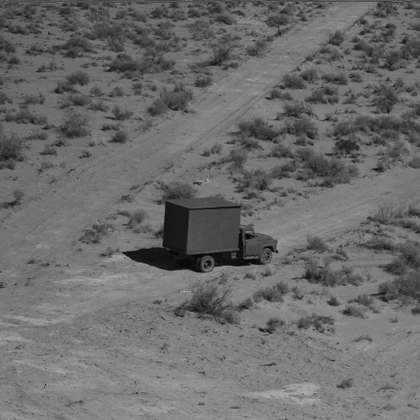
%> input picture Semana 6/car.tiff, 420 x 420 px, shrunk from 512 x 512 before the run
$ octave --eval "passa_altas('car.tiff');"   (GNU Octave 9; MATLAB toolbox functions it lacks are replaced by stand-ins)
%> lines starting %> are read from the running program, lines starting %| are printed output that depends on the picture; in (x1, y1, x2, y2) boxes, pixels count from 0 and x2, y2 are one past the last pixel; in counts of white or black regions, pixels touching at a corner belong together; the program's own positions count from 1
### Semana 6/filtra.m
function filtra(imagem, mascara)
  img = imread(imagem);
  transformada = fft2(img);

  transformada_centrada = fftshift(transformada);

  espectro = log(abs(transformada_centrada) + 1);
  [~, nome_base, ~] = fileparts(imagem);
  espectro_nome = sprintf('espectro_%s.png', nome_base);
  imwrite(mat2gray(espectro), espectro_nome);

  transformada_filtrada = transformada_centrada .* mascara;

  transformada_descentralizada = ifftshift(transformada_filtrada);

  inversa = ifft2(transformada_descentralizada);
  img_filtrada = abs(inversa);

  figure;
  imshow(mat2gray(img_filtrada), []);
  title('Imagem Filtrada');

  img_filtrada_nome = sprintf('filtrada_%s.png', nome_base);
  imwrite(mat2gray(img_filtrada), img_filtrada_nome);

  img_filtrada = img_filtrada_nome;
end

### Semana 6/passa_altas.m
function passa_altas(imagem)
%> called with imagem = 'car.tiff'
  img = imread(imagem);
%> img is the input picture: size 420x420 uint8; min 2, max 197, mean 107.1
  [rows, cols] = size(img);
%> rows = 420; cols = 420

  centro_x = cols / 2;
%> centro_x = 210
  centro_y = rows / 2;
%> centro_y = 210

  raio = 50;

  mascara = zeros(rows, cols);
  for y = 1:rows
    for x = 1:cols
      distancia = sqrt((x - centro_x)^2 + (y - centro_y)^2);
      if distancia >= raio
        mascara(y, x) = 1;
      end
    end
  end
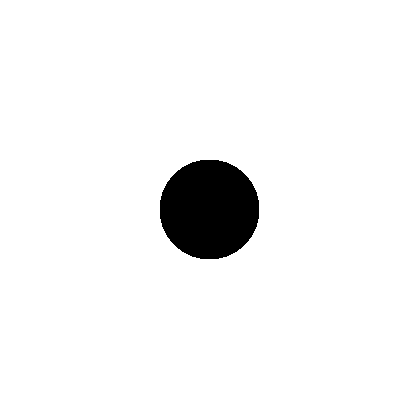
%> mascara: size 420x420 double; values 0 (black) and 1 (white), 95.6% white; 1 black region, box (x1, y1, x2, y2) and area: (160, 160, 259, 259) 7825

  figure;
  imshow(mascara, []);
  title('Máscara Passa-Altas');

  filtra(imagem, mascara);
%> in filtra, `espectro = log(abs(transformada_centrada) + 1);`:
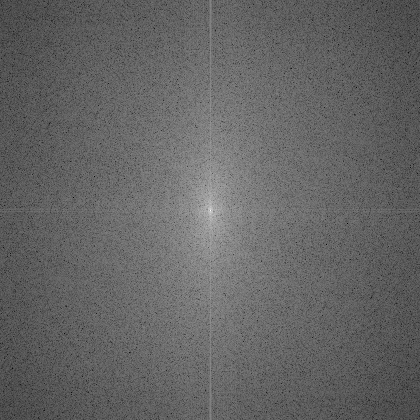
%> espectro: size 420x420 double; min 1.44, max 16.75, mean 7.5; drawn with min black and max white
%> in filtra, `img_filtrada = abs(inversa);`:
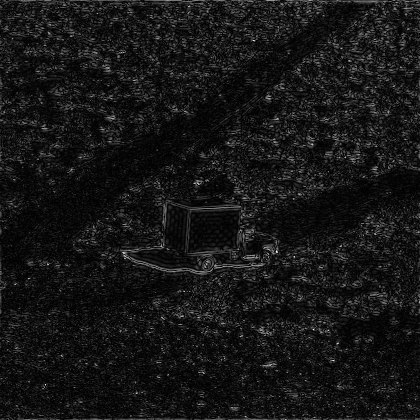
%> img_filtrada: size 420x420 double; min 0.00992, max 75.02, mean 6.6; drawn with min black and max white
end
